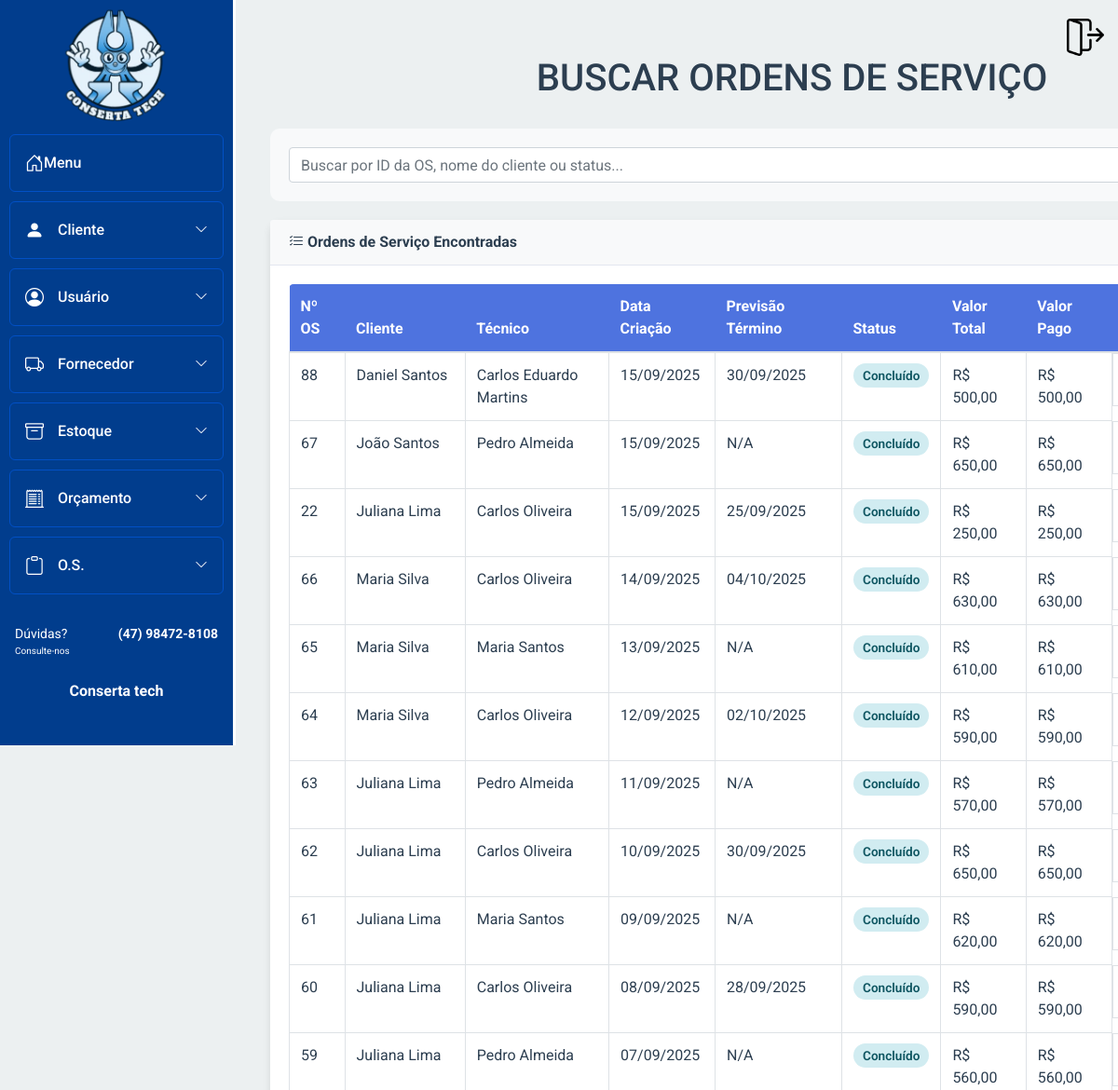
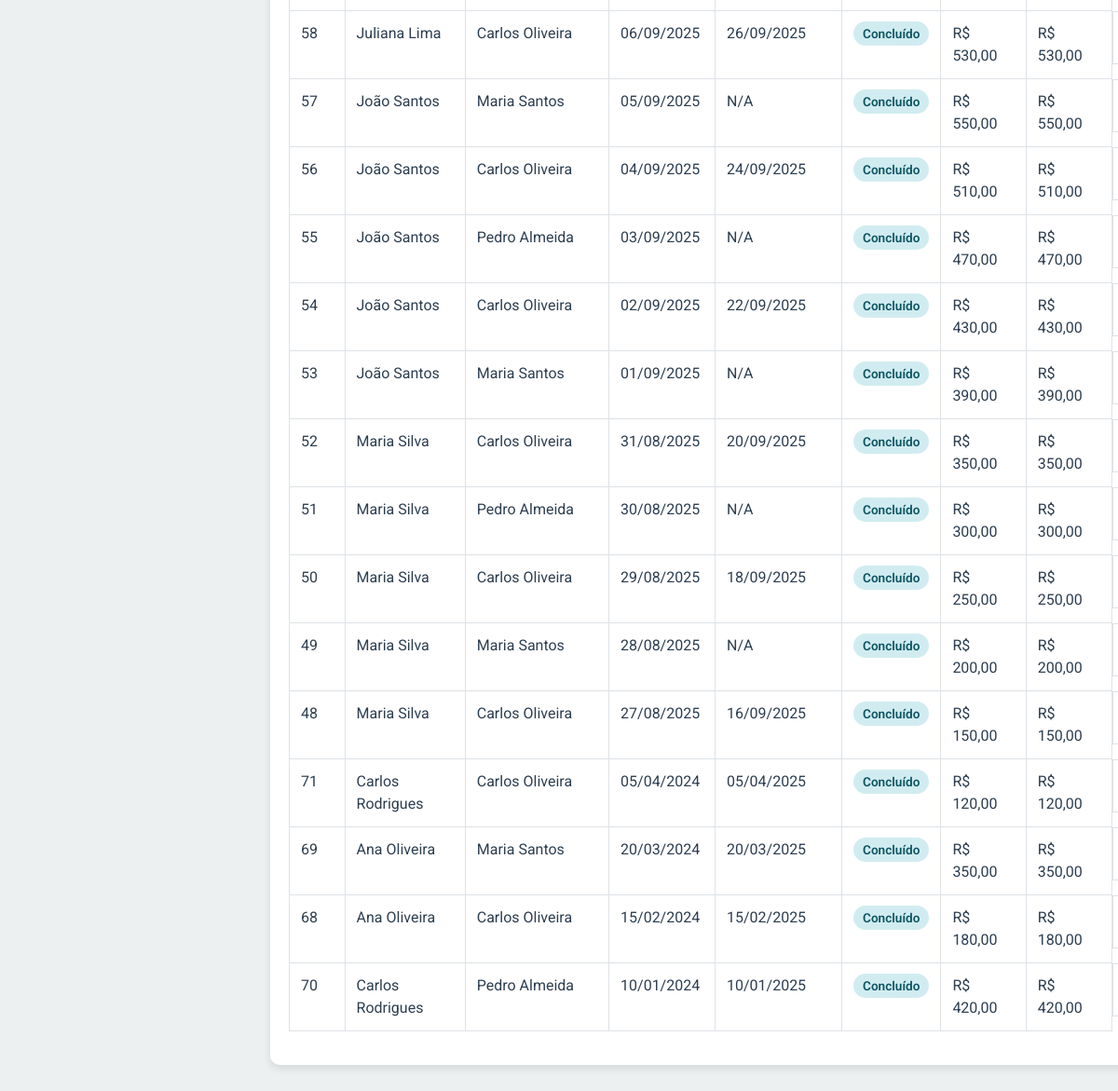
Screenshot of /sa_mod_bd/Ordem_servico/buscar_os.php (signed in) with the database file from the repository (2 pictures, top to bottom).
### tables this page shows
CREATE TABLE `ordens_servico` (
  `id` int(11) NOT NULL,
  `id_cliente` int(11) NOT NULL,
  `id_usuario` int(11) NOT NULL,
  `data_termino` date DEFAULT NULL,
  `status` varchar(20) DEFAULT 'aberto',
  `observacoes` text DEFAULT NULL,
  `data_criacao` timestamp NOT NULL DEFAULT current_timestamp()
);

CREATE TABLE `cliente` (
  `id_cliente` int(11) NOT NULL,
  `id_usuario` int(11) NOT NULL,
  `email` varchar(100) DEFAULT NULL,
  `cpf` varchar(18) DEFAULT NULL,
  `nome` varchar(40) DEFAULT NULL,
  `observacao` varchar(255) DEFAULT NULL,
  `data_nasc` date DEFAULT NULL,
  `data_cad` date DEFAULT NULL,
  `sexo` enum('M','F') DEFAULT NULL,
  `cep` varchar(10) DEFAULT NULL,
  `logradouro` varchar(80) DEFAULT NULL,
  `tipo` varchar(20) DEFAULT NULL,
  `complemento` varchar(15) DEFAULT NULL,
  `numero` int(11) DEFAULT NULL,
  `cidade` varchar(30) DEFAULT NULL,
  `telefone` varchar(18) DEFAULT NULL,
  `uf` varchar(2) DEFAULT NULL,
  `bairro` varchar(20) DEFAULT NULL,
  `inativo` tinyint(4) DEFAULT 0
);

CREATE TABLE `usuario` (
  `id_usuario` int(11) NOT NULL,
  `id_perfil` int(11) NOT NULL,
  `nome` varchar(50) NOT NULL,
  `cpf` varchar(15) DEFAULT NULL,
  `username` varchar(30) NOT NULL,
  `email` varchar(100) NOT NULL,
  `senha` varchar(255) NOT NULL,
  `data_cad` date DEFAULT NULL,
  `data_nasc` date DEFAULT NULL,
  `sexo` enum('M','F') DEFAULT NULL,
  `cep` varchar(10) DEFAULT NULL,
  `logradouro` varchar(80) DEFAULT NULL,
  `tipo` varchar(20) DEFAULT NULL,
  `complemento` varchar(15) DEFAULT NULL,
  `numero` int(11) DEFAULT NULL,
  `cidade` varchar(30) DEFAULT NULL,
  `uf` varchar(2) DEFAULT NULL,
  `bairro` varchar(20) DEFAULT NULL,
  `telefone` varchar(18) DEFAULT NULL,
  `inativo` tinyint(4) DEFAULT 0,
  `senha_temporaria` tinyint(4) DEFAULT 0
);

### sa_mod_bd/Ordem_servico/buscar_os_back.php (called while the page is built, shortened)
<?php
require_once '../Conexao/conexao.php';
function safe_html($value) {
    return $value !== null ? htmlspecialchars($value) : '';
}
$search = isset($_GET['search']) ? trim($_GET['search']) : '';
try {
    $sql = "SELECT os.id, os.data_criacao, os.data_termino, os.status,
                   c.nome as cliente_nome, c.id_cliente, c.telefone as cliente_telefone,
                   u.nome as tecnico_nome, u.id_usuario,
                   COALESCE(SUM(s.valor), 0) as valor_total,
                   COALESCE(SUM(p.valor_total), 0) as valor_pago,
                   os.observacoes
            FROM ordens_servico os
            INNER JOIN cliente c ON os.id_cliente = c.id_cliente
            INNER JOIN usuario u ON os.id_usuario = u.id_usuario
            LEFT JOIN equipamentos_os e ON os.id = e.id_os
            LEFT JOIN servicos_os s ON e.id = s.id_equipamento
            LEFT JOIN pagamento p ON os.id = p.id_os";
    $sql .= " GROUP BY os.id ORDER BY os.data_criacao DESC";
    $stmt = $pdo->prepare($sql);
    $stmt->execute();
    $ordens_servico = $stmt->fetchAll();
} catch (PDOException $e) {
    echo "Erro ao buscar OS: " . $e->getMessage();
}
?>

### sa_mod_bd/Ordem_servico/buscar_os.php (the view, shortened to what this page needs)
<?php
include 'buscar_os_back.php';
?>
<!DOCTYPE html>
<html lang="pt-BR">
<head>
    <link rel="stylesheet" href="../bootstrap/css/bootstrap.min.css">
    <link rel="stylesheet" href="https://cdn.jsdelivr.net/npm/bootstrap-icons@1.10.3/font/bootstrap-icons.css" />
    <link rel="stylesheet" href="../Menu_lateral/css-home-bar.css" />
    <link rel="stylesheet" href="https://cdn.jsdelivr.net/npm/notyf@3/notyf.min.css">
    <link rel="stylesheet" href="buscar.css">
</head>
<body>
    <div class="container">
        <h1>BUSCAR ORDENS DE SERVIÇO</h1>
        <?php include("../Menu_lateral/menu.php"); ?>
        <div class="search-section">
            <form method="GET" action="">
                <div class="search-container">
                    <input type="text" name="search" class="form-control search-input"
                           placeholder="Buscar por ID da OS, nome do cliente ou status..."
                           value="<?= safe_html($search) ?>">
                </div>
            </form>
        </div>
        <div class="card">
            <div class="card-header">
                <i class="bi bi-list-check"></i> Ordens de Serviço Encontradas
            </div>
            <div class="card-body">
                <div class="table-responsive">
                    <table class="table table-bordered table-hover" width="100%" cellspacing="0">
                        <thead>
                            <tr>
                                <th>Nº OS</th>
                                <th>Cliente</th>
                                <th>Técnico</th>
                                <th>Data Criação</th>
                                <th>Previsão Término</th>
                                <th>Status</th>
                                <th>Valor Total</th>
                                <th>Valor Pago</th>
                                <th>Ações</th>
                            </tr>
                        </thead>
                        <tbody>
                            <?php if (count($ordens_servico) > 0): ?>
                                <?php foreach ($ordens_servico as $os):
                                    $status_class = '';
                                    switch ($os['status']) {
                                        case 'Concluído':
                                            $status_class = 'status-concluido';
                                            break;
                                    }
                                ?>
                                <tr>
                                    <td><?= $os['id'] ?></td>
                                    <td><?= safe_html($os['cliente_nome']) ?></td>
                                    <td><?= safe_html($os['tecnico_nome']) ?></td>
                                    <td><?= date('d/m/Y', strtotime($os['data_criacao'])) ?></td>
                                    <td><?= $os['data_termino'] ? date('d/m/Y', strtotime($os['data_termino'])) : 'N/A' ?></td>
                                    <td><span class="status-badge <?= $status_class ?>"><?= $os['status'] ?></span></td>
                                    <td>R$ <?= number_format($os['valor_total'], 2, ',', '.') ?></td>
                                    <td>R$ <?= number_format($os['valor_pago'], 2, ',', '.') ?></td>
                                    <td class="actions">
                                    </td>
                                </tr>
                                <?php endforeach; ?>
                            <?php endif; ?>
                        </tbody>
                    </table>
                </div>
            </div>
        </div>
    </div>
</body>
</html>

### sa_mod_bd/Menu_lateral/css-home-bar.css (style rules this page uses)
* { margin: 0; padding: 0; box-sizing: border-box; font-family: 'Roboto', sans-serif; }
html, body { height: 100%; overflow-x: hidden; }

### sa_mod_bd/Ordem_servico/buscar.css (style rules this page uses)
:root { --primary-color: #2c3e50; --secondary-color: #3498db; --background-color: #ecf0f1; --text-color: #2c3e50; --border-color: #bdc3c7; --success-color: #27ae60; --danger-color: #e74c3c; }
* { margin: 0; padding: 0; box-sizing: border-box; font-family: 'Segoe UI', Tahoma, Geneva, Verdana, sans-serif; scrollbar-width: none; }
body { background-color: var(--background-color); color: var(--text-color); padding: 20px; scrollbar-width: none; }
.container { max-width: 1400px; margin: 20px 20px 20px 220px; padding: 20px; transition: margin-left 0.3s ease; margin-left: 250px; }
h1 { margin-bottom: 30px; color: #2c3e50; text-align: center; }
.search-section { background-color: #f8f9fa; padding: 20px; border-radius: 10px; margin-bottom: 20px; }
.card { box-shadow: 0 4px 8px rgba(0,0,0,0.1); margin-bottom: 20px; border: none; border-radius: 10px; }
.card-header { background-color: #f8f9fa; border-bottom: 1px solid #e3e6f0; font-weight: bold; }
.table-responsive { border-radius: 5px; overflow: hidden; }
.table th { background-color: #4e73df; color: white; border: none; }
.status-badge { padding: 5px 10px; border-radius: 20px; font-size: 0.85rem; font-weight: 600; }
.status-concluido { background-color: #d1ecf1; color: #0c5460; }
.actions { display: flex; gap: 5px; }
.search-container { display: flex; gap: 10px; }
.search-input { flex: 1; }
@media (min-width: 768px) { body { overflow-x: hidden; } }

### rows the page displays
ordens_servico: id "88", id_cliente.nome "Daniel Santos", id_usuario.nome "Carlos Eduardo Martins", data_criacao "15/09/2025", data_termino "30/09/2025", status "Concluído", valor_total "500,00", valor_pago "500,00"
ordens_servico: id "67", id_cliente.nome "João Santos", id_usuario.nome "Pedro Almeida", data_criacao "15/09/2025", shows "N/A", status "Concluído", valor_total "650,00", valor_pago "650,00"
ordens_servico: id "22", id_cliente.nome "Juliana Lima", id_usuario.nome "Carlos Oliveira", data_criacao "15/09/2025", data_termino "25/09/2025", status "Concluído", valor_total "250,00", valor_pago "250,00"
ordens_servico: id "66", id_cliente.nome "Maria Silva", id_usuario.nome "Carlos Oliveira", data_criacao "14/09/2025", data_termino "04/10/2025", status "Concluído", valor_total "630,00", valor_pago "630,00"
ordens_servico: id "65", id_cliente.nome "Maria Silva", id_usuario.nome "Maria Santos", data_criacao "13/09/2025", shows "N/A", status "Concluído", valor_total "610,00", valor_pago "610,00"
ordens_servico: id "64", id_cliente.nome "Maria Silva", id_usuario.nome "Carlos Oliveira", data_criacao "12/09/2025", data_termino "02/10/2025", status "Concluído", valor_total "590,00", valor_pago "590,00"
ordens_servico: id "63", id_cliente.nome "Juliana Lima", id_usuario.nome "Pedro Almeida", data_criacao "11/09/2025", shows "N/A", status "Concluído", valor_total "570,00", valor_pago "570,00"
ordens_servico: id "62", id_cliente.nome "Juliana Lima", id_usuario.nome "Carlos Oliveira", data_criacao "10/09/2025", data_termino "30/09/2025", status "Concluído", valor_total "650,00", valor_pago "650,00"
ordens_servico: id "61", id_cliente.nome "Juliana Lima", id_usuario.nome "Maria Santos", data_criacao "09/09/2025", shows "N/A", status "Concluído", valor_total "620,00", valor_pago "620,00"
ordens_servico: id "60", id_cliente.nome "Juliana Lima", id_usuario.nome "Carlos Oliveira", data_criacao "08/09/2025", data_termino "28/09/2025", status "Concluído", valor_total "590,00", valor_pago "590,00"
ordens_servico: id "59", id_cliente.nome "Juliana Lima", id_usuario.nome "Pedro Almeida", data_criacao "07/09/2025", shows "N/A", status "Concluído", valor_total "560,00", valor_pago "560,00"
ordens_servico: id "58", id_cliente.nome "Juliana Lima", id_usuario.nome "Carlos Oliveira", data_criacao "06/09/2025", data_termino "26/09/2025", status "Concluído", valor_total "530,00", valor_pago "530,00"
ordens_servico: id "57", id_cliente.nome "João Santos", id_usuario.nome "Maria Santos", data_criacao "05/09/2025", shows "N/A", status "Concluído", valor_total "550,00", valor_pago "550,00"
ordens_servico: id "56", id_cliente.nome "João Santos", id_usuario.nome "Carlos Oliveira", data_criacao "04/09/2025", data_termino "24/09/2025", status "Concluído", valor_total "510,00", valor_pago "510,00"
ordens_servico: id "55", id_cliente.nome "João Santos", id_usuario.nome "Pedro Almeida", data_criacao "03/09/2025", shows "N/A", status "Concluído", valor_total "470,00", valor_pago "470,00"
ordens_servico: id "54", id_cliente.nome "João Santos", id_usuario.nome "Carlos Oliveira", data_criacao "02/09/2025", data_termino "22/09/2025", status "Concluído", valor_total "430,00", valor_pago "430,00"
ordens_servico: id "53", id_cliente.nome "João Santos", id_usuario.nome "Maria Santos", data_criacao "01/09/2025", shows "N/A", status "Concluído", valor_total "390,00", valor_pago "390,00"
ordens_servico: id "52", id_cliente.nome "Maria Silva", id_usuario.nome "Carlos Oliveira", data_criacao "31/08/2025", data_termino "20/09/2025", status "Concluído", valor_total "350,00", valor_pago "350,00"
ordens_servico: id "51", id_cliente.nome "Maria Silva", id_usuario.nome "Pedro Almeida", data_criacao "30/08/2025", shows "N/A", status "Concluído", valor_total "300,00", valor_pago "300,00"
ordens_servico: id "50", id_cliente.nome "Maria Silva", id_usuario.nome "Carlos Oliveira", data_criacao "29/08/2025", data_termino "18/09/2025", status "Concluído", valor_total "250,00", valor_pago "250,00"
ordens_servico: id "49", id_cliente.nome "Maria Silva", id_usuario.nome "Maria Santos", data_criacao "28/08/2025", shows "N/A", status "Concluído", valor_total "200,00", valor_pago "200,00"
ordens_servico: id "48", id_cliente.nome "Maria Silva", id_usuario.nome "Carlos Oliveira", data_criacao "27/08/2025", data_termino "16/09/2025", status "Concluído", valor_total "150,00", valor_pago "150,00"
ordens_servico: id "71", id_cliente.nome "Carlos Rodrigues", id_usuario.nome "Carlos Oliveira", data_criacao "05/04/2024", data_termino "05/04/2025", status "Concluído", valor_total "120,00", valor_pago "120,00"
ordens_servico: id "69", id_cliente.nome "Ana Oliveira", id_usuario.nome "Maria Santos", data_criacao "20/03/2024", data_termino "20/03/2025", status "Concluído", valor_total "350,00", valor_pago "350,00"
ordens_servico: id "68", id_cliente.nome "Ana Oliveira", id_usuario.nome "Carlos Oliveira", data_criacao "15/02/2024", data_termino "15/02/2025", status "Concluído", valor_total "180,00", valor_pago "180,00"
ordens_servico: id "70", id_cliente.nome "Carlos Rodrigues", id_usuario.nome "Pedro Almeida", data_criacao "10/01/2024", data_termino "10/01/2025", status "Concluído", valor_total "420,00", valor_pago "420,00"
